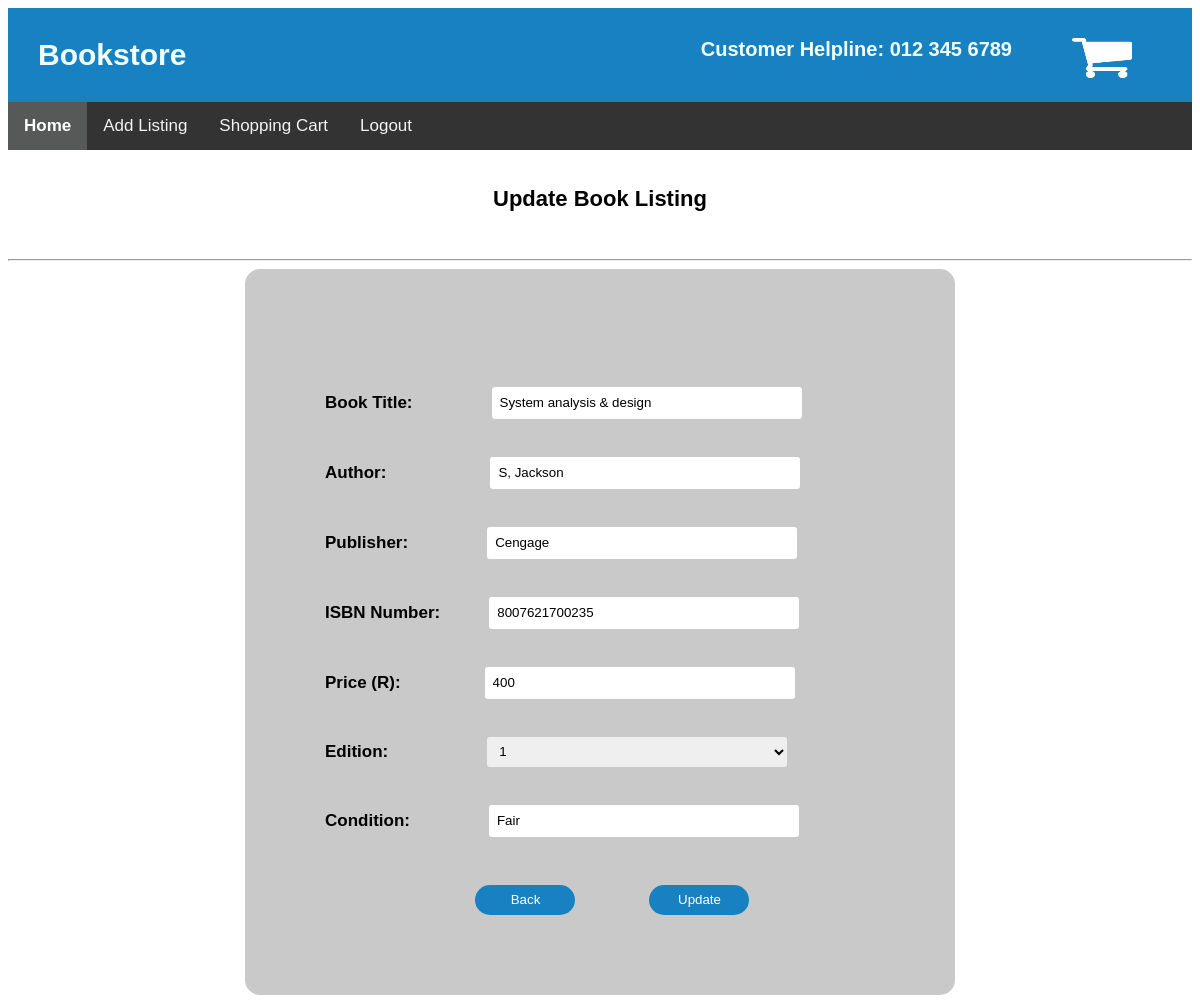
Page /Scripts/update_form.php?updateId=9 on the committed database.
### tables this page shows
CREATE TABLE IF NOT EXISTS `tblbooks` (
  `book_ID` int(15) NOT NULL AUTO_INCREMENT,
  `ISBN` varchar(15) NOT NULL,
  `bookTitle` varchar(100) NOT NULL,
  `author` varchar(100) NOT NULL,
  `publisher` varchar(50) NOT NULL,
  `edition` int(11) NOT NULL,
  `bookPrice` int(11) NOT NULL,
  `bookCondition` varchar(20) NOT NULL,
  `studentID` varchar(15) NOT NULL,
  PRIMARY KEY (`book_ID`),
  KEY `FK_stuID` (`studentID`)
);

### Scripts/updateBook.php (called while the page is built, shortened)
<?php
 include("DBConn.php");
  $updateId = $_GET['updateId'];
  $sql = "SELECT * FROM tblBooks WHERE book_Id = $updateId";
    $result = @mysqli_query($conn, $sql);
    if($result === FALSE){
        $_SESSION['message'] = "Error getting the user details - ". mysqli_error($conn);
        $_SESSION['msg_type'] = "danger";
        header('location:admin_bookQuery.php');
        exit();
    } else {
        $row= mysqli_fetch_assoc($result);
            $ISBN = $row['ISBN'];
            $title = $row['bookTitle'];
            $author = $row['author'];
            $publisher = $row['publisher'];
            $price = $row['bookPrice'];
            $condition = $row['bookCondition'];
    }
?>

### Scripts/update_form.php (the view, shortened to what this page needs)
<?php
    include("updateBook.php")
?>
<!DOCTYPE html>
<html>
    <head>
        <link rel="stylesheet" type="text/css" href="\VC_Bookstore\CSS\user.css">
        <link rel="stylesheet" type="text/css" href="\VC_Bookstore\CSS\nav_bar.css">
    </head>
    <body>
        <div class="container">
            <div class="Heading">
                <b>Bookstore</b>
                <img src="\VC_Bookstore\Images\shopping_cart.png" alt="Shopping Cart" width="60" height="40" style="float: right; margin-right: 30px;">
                <b style="font-size: 20px; float: right; margin-right: 60px;">Customer Helpline: 012 345 6789</b>
            </div>
            <div class="Top-Nav">
                <div class="topnav">
                    <a class="active" href="user_home.php"><b>Home</b></a>
                    <a>Add Listing</a>
                    <a >Shopping Cart</a>
                    <a href="studentLogin_form.php">Logout</a>
            </div>
            <div class="Top"><br>
                <h2>Update Book Listing</h2>
                <br><hr>
            </div>
            <div class="Form1">
                <br>
                <form id="book_form" action="" method="POST">
                <label><b>Book Title:</b></label>
                    <input type="text" name="title" id="title" value="<?=$title?>" placeholder="Enter book title"><span style="color:red; font-family: Arial, Helvetica, sans-serif;"><?=$title_error?></span>
                    <br><br>
                    <label><b>Author:</b></label>
                    <input type="text" name="author" id="author" value="<?=$author?>" placeholder="Enter author"><span style="color:red; font-family: Arial, Helvetica, sans-serif;"><?=$author_error?></span>
                    <br><br>
                    <label><b>Publisher:</b></label>
                    <input type="text" name="publisher" id="publisher" value="<?=$publisher?>" placeholder="Enter publisher"><span style="color:red; font-family: Arial, Helvetica, sans-serif;"><?=$publisher_error?></span>
                    <br><br>
                    <label><b>ISBN Number:</b></label>
                    <input type="text" name="ISBN" id="ISBN" value="<?=$ISBN?>" placeholder="Enter ISBN"><span style="color:red; font-family: Arial, Helvetica, sans-serif;"><?=$ISBN_error?></span>
                    <br><br>
                    <label><b>Price (R):</b></label>
                    <input type="text" name="price" id="price" value="<?=$price?>" placeholder="Enter price"><span style="color:red; font-family: Arial, Helvetica, sans-serif;"><?=$price_error?></span>
                    <br><br>
                    <label><b>Edition:</b></label>
                    <select name="edition" id="edition">
                            <option value="first">1</option>
                    </select><span style="color:red; font-family: Arial, Helvetica, sans-serif;"><?=$edition_error?></span>
                    <Br><Br>
                    <label><b>Condition:</b></label>
                    <input type="text" name="condition" id="condition" value="<?=$condition?>" placeholder="Enter book condition"><span style="color:red; font-family: Arial, Helvetica, sans-serif;"><?=$condition_error?></span>
                    <br><br>
                    <input type="button" name="back" id="back" value="Back" onclick="window.location.href='admin_bookQuery.php'">
                    <button type="submit" name="save" id="save">Update</button>
                </form>
            </div>
        </div>
    </body>
</html>

### CSS/user.css (style rules this page uses)
.Heading { font-family: Arial, Helvetica, sans-serif; font-size: 30px; background-color: #1781C1; color: azure; font-weight: bold; padding: 30px; }
.Top { font-family: Arial, Helvetica, sans-serif; margin: auto; text-align: center; }
h2 { text-align: center; color: #030303; font-size: 22px; }
label { font-family: Arial, Helvetica, sans-serif; color: #000000; font-size: 17px; text-align: center; }
.Form1 { width: 550px; overflow: hidden; margin: auto; margin: 20 0 0 450px; padding: 80px; background: #c9c9c9; border-radius: 15px ; }
#title { margin-left: 75px; margin-top: 20px; width: 300px; height: 30px; border: none; border-radius: 3px; padding-left: 8px; }
#author { margin-left: 100px; margin-top: 20px; width: 300px; height: 30px; border: none; border-radius: 3px; padding-left: 8px; }
#publisher { margin-left: 75px; margin-top: 20px; width: 300px; height: 30px; border: none; border-radius: 3px; padding-left: 8px; }
#ISBN { margin-left: 45px; margin-top: 20px; width: 300px; height: 30px; border: none; border-radius: 3px; padding-left: 8px; }
#price { margin-left: 80px; margin-top: 20px; width: 300px; height: 30px; border: none; border-radius: 3px; padding-left: 8px; }
#edition { margin-left: 95px; margin-top: 20px; width: 300px; height: 30px; border: none; border-radius: 3px; padding-left: 8px; }
#condition { margin-left: 75px; margin-top: 20px; width: 300px; height: 30px; border: none; border-radius: 3px; padding-left: 8px; }
#back { margin-left: 150px; background-color: #1781C1; width: 100px; height: 30px; border: none; border-radius: 17px; padding-left: 7px; margin-top: 30px; color: rgb(255, 255, 255); }
#save { margin-left: 70px; background-color:#1781C1; width: 100px; height: 30px; border: none; border-radius: 17px; padding-left: 7px; margin-top: 30px; color: rgb(255, 255, 255); }

### CSS/nav_bar.css (style rules this page uses)
.topnav { background-color: #333; overflow: hidden; font-family: Arial, Helvetica, sans-serif; }
.topnav a { float: left; color: #f2f2f2; text-align: center; padding: 14px 16px; text-decoration: none; font-size: 17px; }
.topnav a.active { background-color: #575858; color: white; }

### Scripts/update_form.php (style rules this page uses)
.container { grid-template-columns: 0.2fr 2.6fr 0.2fr; grid-template-rows: 0.3fr 0.4fr 0.4fr 4.6fr 0.4fr; gap: 0px 0px; }
.Heading { grid-area: 1 / 1 / 2 / 4; }
.Top-Nav { grid-area: 2 / 1 / 3 / 4; }
.Top { grid-area: 3 / 1 / 4 / 4; }
.Form1 { grid-area: 4 / 2 / 5 / 3; }

### rows in the picture
tblbooks: title "System analysis & design", author "S, Jackson", publisher "Cengage", ISBN "8007621700235", price "400", condition "Fair"
